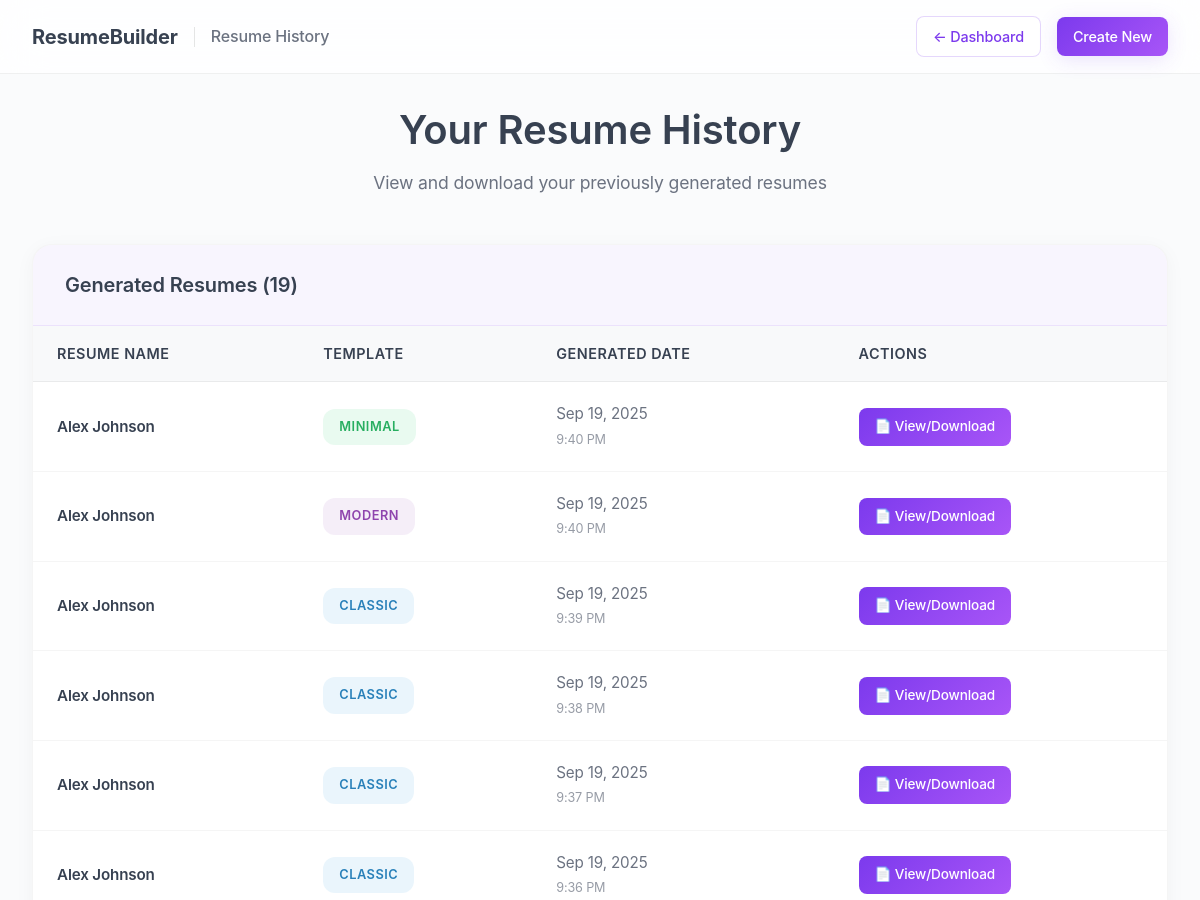
The page /resume_history.php (signed in, upper part) on the database as committed earlier.
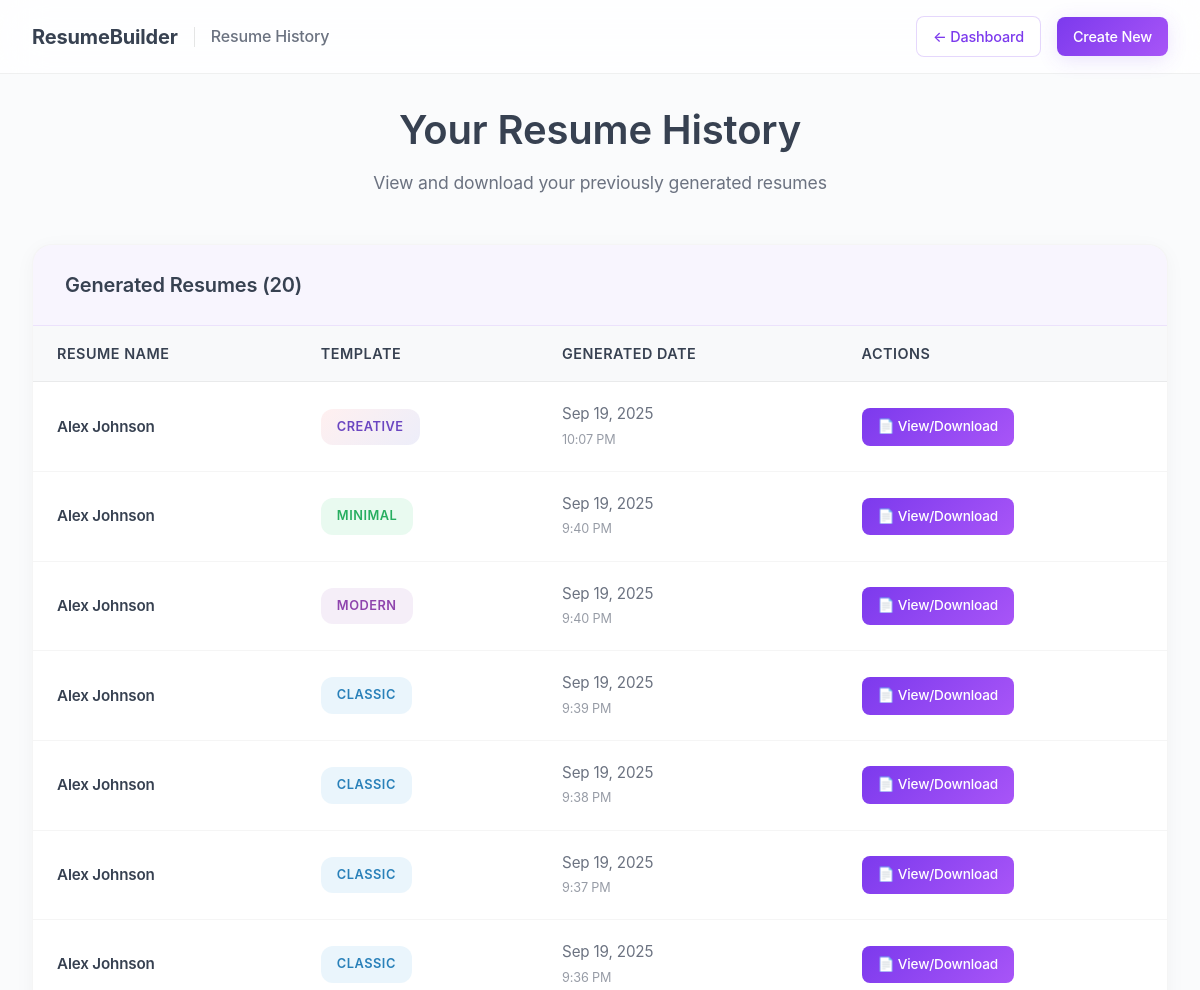
The same page on the database as committed later.
### tables this page shows
CREATE TABLE generated_resumes (
    id INTEGER PRIMARY KEY AUTOINCREMENT,
    user_id INTEGER NOT NULL,
    template TEXT NOT NULL,
    full_name TEXT NOT NULL,
    created_at DATETIME DEFAULT CURRENT_TIMESTAMP,
    FOREIGN KEY (user_id) REFERENCES users (id)
);

### public/resume_history.php (the view, shortened to what this page needs)
<?php
require_once '../config/db.php';
$stmt = $db->prepare('SELECT * FROM generated_resumes WHERE user_id = ? ORDER BY created_at DESC');
$stmt->execute([$_SESSION['user_id']]);
$generated_resumes = $stmt->fetchAll(PDO::FETCH_ASSOC);
?>
<!DOCTYPE html>
<html>
<head>
    <link rel="stylesheet" href="assets/style.css">
</head>
<body>
    <nav class="top-nav">
        <div class="nav-content">
            <div class="nav-left">
                <a href="dashboard.php" class="logo">ResumeBuilder</a>
                <div class="page-title">Resume History</div>
            </div>
            <div class="nav-actions">
                <a href="dashboard.php" class="btn-nav btn-secondary">← Dashboard</a>
                <a href="my_resumes.php" class="btn-nav btn-primary">Create New</a>
            </div>
        </div>
    </nav>
    <div class="container">
        <div class="page-header">
            <h1 class="page-title-main">Your Resume History</h1>
            <p class="page-subtitle">View and download your previously generated resumes</p>
        </div>
        <?php if (empty($generated_resumes)): ?>
            <div class="empty-state">
                <div class="empty-state-icon">📄</div>
                <h3 class="empty-state-title">No Resumes Yet</h3>
                <p class="empty-state-description">
                    You haven't generated any resumes yet. Start by creating your first professional resume with our easy-to-use templates.
                </p>
                <a href="resume_form.php" class="btn-nav btn-primary">Create Your First Resume</a>
            </div>
        <?php else: ?>
            <div class="history-table">
                <div class="table-header">
                    <h3 class="table-title">Generated Resumes (<?php echo count($generated_resumes); ?>)</h3>
                </div>
                <div class="table-content">
                    <table>
                        <thead>
                            <tr>
                                <th>Resume Name</th>
                                <th>Template</th>
                                <th>Generated Date</th>
                                <th>Actions</th>
                            </tr>
                        </thead>
                        <tbody>
                            <?php foreach ($generated_resumes as $resume): ?>
                                <tr>
                                    <td>
                                        <div class="resume-name"><?php echo htmlspecialchars($resume['full_name']); ?></div>
                                    </td>
                                    <td>
                                        <span class="template-badge template-<?php echo strtolower($resume['template']); ?>">
                                            <?php echo htmlspecialchars($resume['template']); ?>
                                        </span>
                                    </td>
                                    <td>
                                        <div class="date-text">
                                            <?php echo date('M j, Y', strtotime($resume['created_at'])); ?>
                                            <br>
                                            <small style="opacity: 0.7;"><?php echo date('g:i A', strtotime($resume['created_at'])); ?></small>
                                        </div>
                                    </td>
                                    <td>
                                        <div class="actions">
                                            <a href="generate_pdf.php?template=<?php echo urlencode($resume['template']); ?>" class="btn-action btn-view">
                                                📄 View/Download
                                            </a>
                                        </div>
                                    </td>
                                </tr>
                            <?php endforeach; ?>
                        </tbody>
                    </table>
                </div>
            </div>
        <?php endif; ?>
    </div>
</body>
</html>

### public/assets/style.css (style rules this page uses)
:root { --primary-color: #374151; --primary-light: #4b5563; --accent-color: #7c3aed; --accent-hover: #6d28d9; --accent-light: #a78bfa; --success-color: #10b981; --success-hover: #059669; --warning-color: #f59e0b; --danger-color: #ef4444; --text-dark: #111827; --text-medium: #6b7280; --text-light: #9ca3af; --bg-light: #f9fafb; --bg-white: #ffffff; --bg-purple-light: rgba(124, 58, 237, 0.05); --border-color: #e5e7eb; --shadow: 0 4px 6px -1px rgba(0, 0, 0, 0.1), 0 2px 4px -1px rgba(0, 0, 0, 0.06); --shadow-hover: 0 10px 15px -3px rgba(0, 0, 0, 0.1), 0 4px 6px -2px rgba(0, 0, 0, 0.05); --shadow-purple: 0 4px 20px rgba(124, 58, 237, 0.15); --border-radius: 8px; --transition: all 0.3s ease; --gradient-purple: linear-gradient(135deg, #7c3aed, #a855f7); --gradient-success: linear-gradient(135deg, #10b981, #34d399); }
* { margin: 0; padding: 0; box-sizing: border-box; }
body { font-family: 'Segoe UI', Tahoma, Geneva, Verdana, sans-serif; line-height: 1.6; color: var(--text-dark); background-color: var(--bg-light); }
.container { max-width: 1200px; margin: 0 auto; padding: 20px; }
h1, h2, h3, h4, h5, h6 { margin-bottom: 1rem; font-weight: 600; color: var(--primary-color); }
h1 { font-size: 2.5rem; }
h3 { font-size: 1.5rem; }
p { margin-bottom: 1rem; color: var(--text-medium); }
.btn-primary { background: var(--gradient-purple); color: white; box-shadow: var(--shadow-purple); }
.btn-secondary { background: var(--text-medium); color: white; }

Rows that differ between the two databases and show on the page:
added generated_resumes: full_name "Alex Johnson", template "CREATIVE", created_at "Sep 19, 2025", created_at "10:07 PM"
Other text that changed with them:
count($generated_resumes): "19" → "20"
